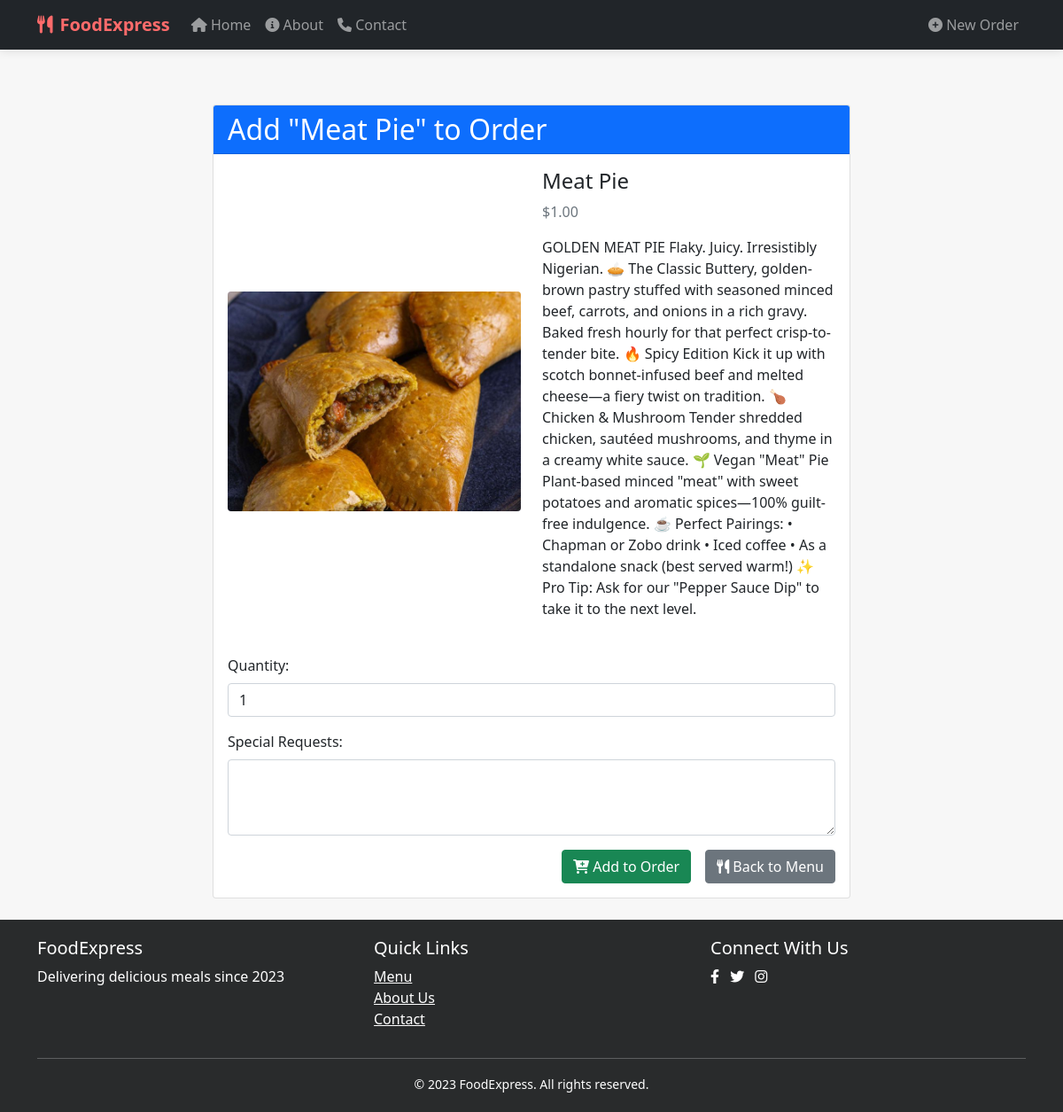
Screenshot of /order/item/26/ with the database file from the repository.
### food_ordering/models.py (models this page shows, shortened)
class MenuItem(models.Model):
    category = models.ForeignKey(Category, on_delete=models.CASCADE, related_name='menu_items')
    name = models.CharField(max_length=200)
    description = models.TextField(blank=True)
    price = models.DecimalField(max_digits=10, decimal_places=2)
    is_available = models.BooleanField(default=True)
    image = models.ImageField(upload_to='menu_items/', blank=True, null=True)

### food_ordering/views.py (the view)
# urls.py: path('order/item/<int:menu_item_id>/', views.add_item_to_order_form, name='add_item_to_order_form'),
def add_item_to_order_form(request, menu_item_id):
    menu_item = get_object_or_404(MenuItem, id=menu_item_id, is_available=True)
    form = AddToOrderForm()
    order_id = request.session.get('current_order_id')
    order = None
    if order_id:
        order = get_object_or_404(Order, id=order_id)
    return render(request, 'food_ordering/add_to_order.html', {
        'menu_item': menu_item,
        'form': form,
        'order': order,
    })

### food_ordering/forms.py (shortened to what this page needs)
class AddToOrderForm(forms.Form):
    quantity = forms.IntegerField(
        label="Quantity",
        widget=forms.NumberInput(attrs={
            'class': 'form-control',
            'min': 1,
            'value': 1
        }),
        validators=[MinValueValidator(1)],
        initial=1
    )
    special_requests = forms.CharField(
        label="Special Instructions",
        widget=forms.Textarea(attrs={
            'class': 'form-control',
            'rows': 2,
            'placeholder': 'Any special requests or allergies...'
        }),
        required=False
    )

### food_ordering/context_processors.py (called while the page is built)
def cart_count(request):
    cart = request.session.get('cart', {})
    count = sum(item.get('quantity', 0) for item in cart.values())
    return {'cart_count': count}

### food_ordering/templates/food_ordering/add_to_order.html (shortened to what this page needs)
{% extends 'food_ordering/base.html' %}
{% block content %}
<div class="container mt-4">
    <div class="row">
        <div class="col-md-8 mx-auto">
            <div class="card">
                <div class="card-header bg-primary text-white">
                    <h2 class="mb-0">Add "{{ menu_item.name }}" to Order</h2>
                </div>
                <div class="card-body">
                    <div class="row mb-4 align-items-center">
                        <div class="col-md-6">
                            {% if menu_item.image %}
                                <img src="{{ menu_item.image.url }}"
                                     alt="{{ menu_item.name }}"
                                     class="img-fluid rounded"
                                     style="width: 100%; max-height: 300px; object-fit: cover;">
                            {% else %}
                                <div class="bg-light d-flex align-items-center justify-content-center"
                                     style="height: 150px;">
                                    <span class="text-muted">No Image</span>
                                </div>
                            {% endif %}
                        </div>
                        <div class="col-md-6">
                            <h4>{{ menu_item.name }}</h4>
                            <p class="text-muted">${{ menu_item.price }}</p>
                            <p>{{ menu_item.description }}</p>
                        </div>
                    </div>
                    <form method="post" action="{% url 'food_ordering:add_to_order' menu_item.id %}">
                        <div class="mb-3">
                            <label for="{{ form.quantity.id_for_label }}" class="form-label">Quantity:</label>
                            <input type="number"
                                   name="{{ form.quantity.name }}"
                                   id="{{ form.quantity.id_for_label }}"
                                   class="form-control {% if form.quantity.errors %}is-invalid{% endif %}"
                                   value="{{ form.quantity.value|default:'1' }}"
                                   min="1">
                        </div>
                        <div class="mb-3">
                            <label for="{{ form.special_requests.id_for_label }}" class="form-label">Special Requests:</label>
                            <textarea name="{{ form.special_requests.name }}"
                                      id="{{ form.special_requests.id_for_label }}"
                                      class="form-control {% if form.special_requests.errors %}is-invalid{% endif %}"
                                      rows="3">{{ form.special_requests.value|default:'' }}</textarea>
                        </div>
                        <div class="d-grid gap-2 d-md-flex justify-content-md-end">
                            <button type="submit" class="btn btn-success me-md-2">
                                <i class="fas fa-cart-plus"></i> Add to Order
                            </button>
                            <a href="{% url 'food_ordering:menu' %}" class="btn btn-secondary">
                                <i class="fas fa-utensils"></i> Back to Menu
                            </a>
                        </div>
                    </form>
                </div>
            </div>
        </div>
    </div>
</div>
{% endblock %}

### food_ordering/templates/food_ordering/base.html (style rules this page uses)
:root { --primary-color: #ff6b6b; --secondary-color: #4ecdc4; --dark-color: #292b2c; --light-color: #f7f7f7; }
body { padding-top: 70px; background-color: var(--light-color); min-height: 100vh; display: flex; flex-direction: column; }

### rows the page displays
MenuItem: name "Meat Pie", image (picture), price "1.00", description "GOLDEN MEAT PIE Flaky. Juicy. Irresistibly Nigerian. 🥧 The Classic Buttery, golden-brown pastry stuffed with seasoned minced beef, carrots, and onions in a rich gravy. Baked fresh hourly for that perfect crisp-to-tender bite. 🔥 Spicy Edition Kick it up with scotch bonnet-infused beef and melted cheese—a fiery twist on tradition. 🍗 Chicken & Mushroom Tender shredded chicken, sautéed mushrooms, and thyme in a creamy white sauce. 🌱 Vegan \"Meat\" Pie Plant-based minced \"meat\" with sweet potatoes and aromatic spices—100% guilt-free indulgence. ☕ Perfect Pairings: • Chapman or Zobo drink • Iced coffee • As a standalone snack (best served warm!) ✨ Pro Tip: Ask for our \"Pepper Sauce Dip\" to take it…"
